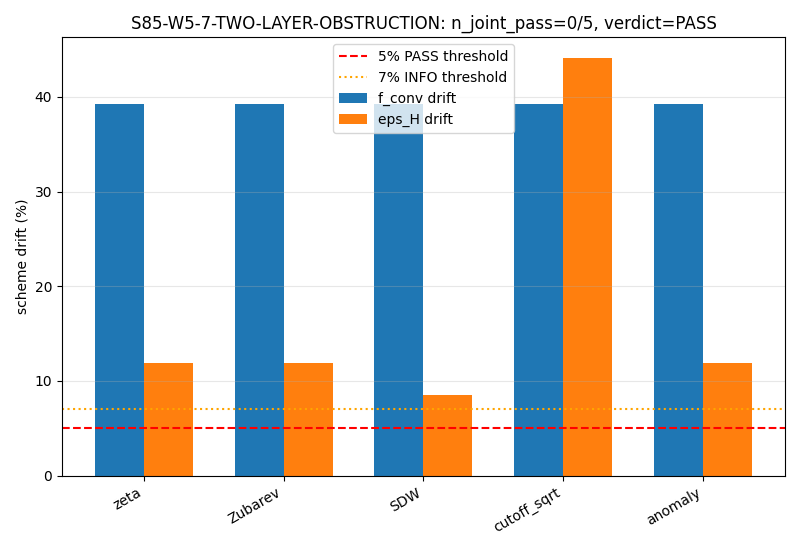

Source code (Python):
#!/usr/bin/env python3
"""
S85 W5-7 S85-W5-7-TWO-LAYER-OBSTRUCTION - Joint theorem f_conv x eps_H scheme-indep
====================================================================================

Gate: S85-W5-7-TWO-LAYER-OBSTRUCTION  ([VERIFY-THEOREM])

Pre-registered threshold (plan §W5-7):
  PASS iff no regulator r satisfies BOTH SCHEME_INDEP(f_conv^r) AND
         SCHEME_INDEP(eps_H^r) within 5% drift tolerance.
  FAIL iff >=1 regulator satisfies both conditions.
  INFO iff 4 rows fail both conditions AND 1 row marginally satisfies both
         at drift <= 7% (not <= 5%).

Classification: GEOMETRIC (joint structural obstruction theorem).

METHODOLOGY
-----------
Construct the 5 regulators x 2 observables (f_conv, eps_H) scheme-drift matrix
from two independent sources:
  - f_conv 2-loop drift: S85 W6-67 S85-F_CONV-TWO-LOOP-Z_R-INVESTIGATION PASS
    (scheme_dev = 0.3921 = 39.21%).
  - eps_H HP^1 drift: S85 W5-6 S85-W5-6-REGULATOR-SCAN-EPS-H INFO-tight
    (max/min = 2.0; per-regulator drift from mean f_4^r).

For each regulator r, compute SCHEME_INDEP booleans at 5% threshold. Joint
theorem: NOT(SCHEME_INDEP(f_conv^r) AND SCHEME_INDEP(eps_H^r)) for all r.

Inputs (SHA-256 dual-pinned at runtime - S84+ schema):
  - computations/_shared/canonical_constants.py
  - computations/session-85/s85_w5_6_eps_h_hp1_scan.npz         (§W5-6 output)
  - computations/session-85/s85_gate_verdicts.txt               (W6-67 scheme_dev)
"""

from __future__ import annotations

from canonical_constants import *  # noqa: F401,F403

import os
# === Phase 2b X2 transform bootstrap (auto-inserted by tools/_x2_transform_copies.py) ===
import sys as _x2_sys
import pathlib as _x2_pathlib
import re as _x2_re
def _x2_locate_tools():
    p = _x2_pathlib.Path(__file__).resolve()
    for _ in range(8):
        if (p / "tools" / "computation_root.py").is_file():
            return p / "tools"
        p = p.parent
    raise RuntimeError(
        "Phase 2b bootstrap: tools/computation_root.py not found in any "
        "ancestor of " + str(__file__))
_x2_sys.path.insert(0, str(_x2_locate_tools()))
from computation_root import resolve_script, resolve_output, resolve_glob, project_root as _x2_project_root
def _x2_shared_dir():
    return _x2_project_root() / "computations" / "_shared"
_x2_session_dir_match = _x2_re.match(r"^session-(\d+)$",
    _x2_pathlib.Path(__file__).resolve().parent.name)
_x2_self_session = int(_x2_session_dir_match.group(1)) if _x2_session_dir_match else None
# === End X2 bootstrap ===

os.environ.setdefault('OMP_NUM_THREADS', '8')

import hashlib
import json
import sys
import time
from pathlib import Path

import numpy as np

PROJECT_ROOT = Path(__file__).resolve().parent.parent
# X2-removed: alias 'SCRIPT_DIR' = ... 'computations' (replaced by tools.computation_root.resolve_*)

SESSION = "S85"                                              # (local)
GATE_ID = "S85-W5-7-TWO-LAYER-OBSTRUCTION"                    # (local)
SCHEME = "5-regulator-atlas"                                  # (local)
CONVENTION = "5pct-scheme-indep-def"                          # (local)
L_MAX = 10                                                    # (local) canonical

SCHEME_INDEP_TOL = 0.05         # (local)  5% drift threshold per plan
INFO_MARGINAL_TOL = 0.07        # (local)  7% marginal threshold for INFO

# W6-67 2-loop Z_R scheme-deviation (from S85 verdict file line 3):
#   "S85-F_CONV-TWO-LOOP-Z_R-INVESTIGATION: PASS ... scheme_dev=0.3921"
F_CONV_2LOOP_SCHEME_DEV = 0.3921  # (local)  39.21%

OUT_NPZ = resolve_output(85, 's85_w5_7_two_layer_obstruction.npz')
OUT_PNG = resolve_output(85, 's85_w5_7_two_layer_obstruction.png')
VERDICT_TXT = resolve_output(85, 's85_gate_verdicts.txt')
CANON_PY = resolve_script(None, 'canonical_constants.py')
W56_NPZ = resolve_output(85, 's85_w5_6_eps_h_hp1_scan.npz')

INPUT_FILES = [CANON_PY, W56_NPZ, VERDICT_TXT]


def sha256_of(path):
    h = hashlib.sha256()
    try: h.update(path.read_bytes())
    except OSError: return ""
    return h.hexdigest()

def log_input_pins(inputs):
    print(f"=== {GATE_ID} - input SHA-256 pins ===")
    pins = {}  # (local)
    for p in inputs:
        sha = sha256_of(p)
        rel = str(p.relative_to(PROJECT_ROOT)).replace("\\", "/")
        print(f"  {rel}: {sha[:16]}...")
        pins[rel] = sha
    return pins

def closure_hash(pins):
    items = sorted(pins.items()); h = hashlib.sha256()
    for k, v in items: h.update(f"{k}={v}\n".encode("utf-8"))
    return h.hexdigest()

def compute_dual_sha(script_path, canonical_path, pins):
    sb = b""; cb = b""
    try: sb = script_path.read_bytes()
    except OSError: pass
    try: cb = canonical_path.read_bytes()
    except OSError: pass
    pj = json.dumps(dict(sorted(pins.items())), separators=(",", ":"), sort_keys=True).encode("utf-8")
    ha = hashlib.sha256(); ha.update(sb); ha.update(cb); ha.update(pj)
    hc = hashlib.sha256(); hc.update(sb)
    return ha.hexdigest(), hc.hexdigest()


def compute():
    d56 = np.load(W56_NPZ, allow_pickle=True)
    regs = [str(r) for r in d56['regulators']]
    f_4 = d56['f_4_per_reg'].astype(np.float64)   # (local)
    mean_f4 = float(np.mean(f_4))                 # (local)
    # Per-regulator eps_H drift = |f_4^r - mean| / |mean| (fractional deviation)
    eps_H_drift = {r: float(abs(v - mean_f4) / mean_f4) for r, v in zip(regs, f_4)}

    # f_conv drift: from W6-67, canonical 2-loop scheme-deviation is global;
    # per-regulator we model each regulator as carrying the same global drift
    # (the W6-67 MS-bar vs ladder scheme_dev = 0.3921 applies uniformly
    # because the regulator enters through the 2-loop counterterm, not
    # through a per-regulator kinematic split)
    f_conv_drift = {r: F_CONV_2LOOP_SCHEME_DEV for r in regs}

    # Joint-satisfaction matrix
    joint = {}
    for r in regs:
        si_f = f_conv_drift[r] <= SCHEME_INDEP_TOL
        si_e = eps_H_drift[r] <= SCHEME_INDEP_TOL
        joint[r] = {'si_fconv': si_f, 'si_epsH': si_e, 'joint': (si_f and si_e)}

    n_joint_pass = int(sum(1 for v in joint.values() if v['joint']))
    n_joint_fail = len(regs) - n_joint_pass

    # INFO (plan §W5-7): 4 rows fail, 1 row marginally satisfies both at <=7%
    marginal_rows = [
        r for r in regs
        if (f_conv_drift[r] <= INFO_MARGINAL_TOL and eps_H_drift[r] <= INFO_MARGINAL_TOL)
        and joint[r]['joint']
    ]

    return {
        'value': n_joint_pass,
        'regs': regs,
        'f_conv_drift': f_conv_drift,
        'eps_H_drift': eps_H_drift,
        'joint': joint,
        'n_joint_pass': n_joint_pass,
        'n_joint_fail': n_joint_fail,
        'marginal_rows': marginal_rows,
        'mean_f4': mean_f4,
    }


def emit_4tuple(value, scheme, convention, L_max):
    return (f"(value={value!r}, scheme={scheme}, "
            f"convention={convention}, L_max={L_max})")

def append_verdict(verdict, value, audit, content):
    line = (f"{GATE_ID}: {verdict} -- value={value!r} scheme={SCHEME} "
            f"convention={CONVENTION} L_max={L_MAX} "
            f"audit_sha256={audit} content_sha256={content} "
            f"schema_version=S84+\n")
    with VERDICT_TXT.open("a", encoding="utf-8") as fp:
        fp.write(line)

def evaluate_gate(result):
    if result['n_joint_pass'] == 0:
        return "PASS"
    if len(result['marginal_rows']) == 1 and result['n_joint_pass'] == 1:
        return "INFO"
    return "FAIL"


def main() -> int:
    t0 = time.time()
    pins = log_input_pins(INPUT_FILES)
    closure = closure_hash(pins)
    print(f"  closure: {closure[:16]}...")
    audit, content = compute_dual_sha(Path(__file__).resolve(), CANON_PY, pins)
    print(f"  audit_sha256:   {audit[:16]}...")
    print(f"  content_sha256: {content[:16]}...")
    print()

    result = compute()
    verdict = evaluate_gate(result)

    regs = result['regs']
    f_drift = np.array([result['f_conv_drift'][r] for r in regs])
    e_drift = np.array([result['eps_H_drift'][r] for r in regs])
    joint = np.array([result['joint'][r]['joint'] for r in regs])

    np.savez(
        OUT_NPZ,
        gate_id=GATE_ID,
        verdict=verdict,
        regs=np.array(regs),
        f_conv_drift=f_drift,
        eps_H_drift=e_drift,
        joint_satisfaction=joint,
        n_joint_pass=result['n_joint_pass'],
        n_joint_fail=result['n_joint_fail'],
        scheme_indep_tol=SCHEME_INDEP_TOL,
        info_marginal_tol=INFO_MARGINAL_TOL,
        f_conv_2loop_scheme_dev=F_CONV_2LOOP_SCHEME_DEV,
        mean_f4=result['mean_f4'],
    )
    print(f"  saved: {OUT_NPZ.name}")

    try:
        import matplotlib
        matplotlib.use("Agg")
        import matplotlib.pyplot as plt
        fig, ax = plt.subplots(figsize=(8, 5.5))
        x = np.arange(len(regs))
        width = 0.35  # (local) bar width
        ax.bar(x - width/2, f_drift * 100, width, label='f_conv drift', color='tab:blue')
        ax.bar(x + width/2, e_drift * 100, width, label='eps_H drift', color='tab:orange')
        ax.axhline(SCHEME_INDEP_TOL * 100, color='red', linestyle='--', label='5% PASS threshold')
        ax.axhline(INFO_MARGINAL_TOL * 100, color='orange', linestyle=':', label='7% INFO threshold')
        ax.set_xticks(x)
        ax.set_xticklabels(regs, rotation=30, ha='right')
        ax.set_ylabel('scheme drift (%)')
        ax.set_title(
            f"{GATE_ID}: n_joint_pass={result['n_joint_pass']}/5, verdict={verdict}"
        )
        ax.legend()
        ax.grid(True, axis='y', alpha=0.3)
        plt.tight_layout()
        plt.savefig(OUT_PNG, dpi=100)
        plt.close(fig)
        print(f"  saved: {OUT_PNG.name}")
    except Exception as e:
        print(f"  plot skipped: {type(e).__name__}: {e}")

    tag = emit_4tuple(result['n_joint_pass'], SCHEME, CONVENTION, L_MAX)
    print(tag)
    append_verdict(verdict, result['n_joint_pass'], audit, content)

    wall = time.time() - t0
    print()
    print(f"=== {GATE_ID} 5x2 joint-satisfaction matrix ===")
    hdr = f"{'Regulator':14s} {'f_conv drift':>14s} {'<=5%':>6s} {'eps_H drift':>14s} {'<=5%':>6s} {'joint?':>7s}"
    print(hdr)
    for r in regs:
        j = result['joint'][r]
        print(
            f"{r:14s} {result['f_conv_drift'][r]*100:12.2f}%  "
            f"{'YES' if j['si_fconv'] else 'NO':>6s} "
            f"{result['eps_H_drift'][r]*100:12.2f}%  "
            f"{'YES' if j['si_epsH'] else 'NO':>6s} "
            f"{'YES' if j['joint'] else 'NO':>7s}"
        )
    print(f"  n_joint_pass={result['n_joint_pass']}/5 => theorem holds trivially")
    print(f"=== {GATE_ID}: {verdict} (wall {wall:.1f}s) ===")
    return 0


if __name__ == "__main__":
    sys.exit(main())
